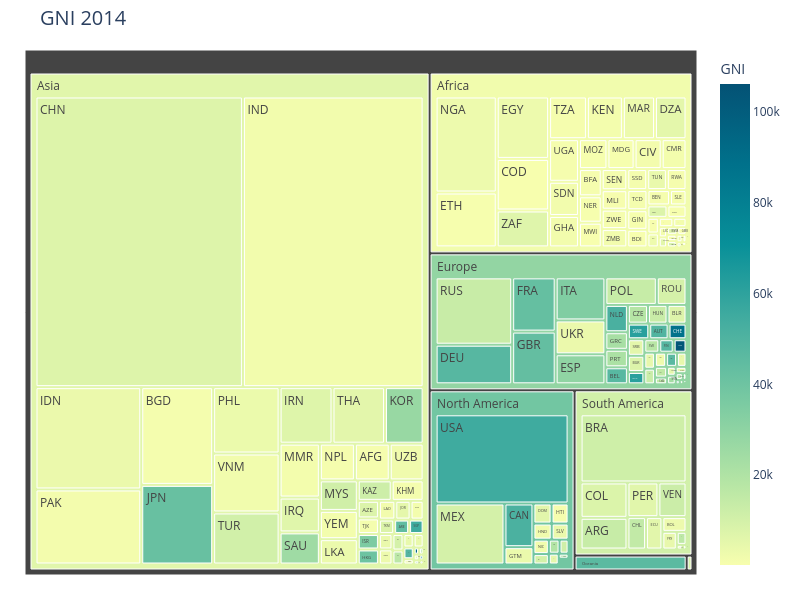

The notebook cell saved with this chart:
### Code cell
plt.axis('off') # remove axis ticks
fig.update_layout(margin_t =50, margin_l =25, # margin setting
    margin_r =25, margin_b =25,
    width = 800, # width of the graph (pixels)
    height = 600, # height of the graph (pixels)
    title_text = 'GNI 2014', # Graph title
    title_font_size = 20 # Title font size
)

### Figure 1 — Plotly figure (JSON) as saved in the notebook; plotly's stock layout.template omitted (floating-point values rounded to 4 significant figures; data arrays with more than 128 entries replaced by an {"elided": "..."} marker saying what was removed)
{"data": [{"branchvalues": "total", "customdata": {"elided": "195x1 float values"}, "domain": {"x": [0, 1], "y": [0, 1]}, "hovertemplate": "labels=%{label}<br>population=%{value}<br>parent=%{parent}<br>id=%{id}<br>GNI=%{color}<extra></extra>", "ids": {"elided": "195 str values"}, "labels": {"elided": "195 str values"}, "marker": {"coloraxis": "coloraxis", "colors": {"elided": "195 float values"}}, "name": "", "parents": {"elided": "195 str values"}, "type": "treemap", "values": {"elided": "195 float values"}}], "layout": {"coloraxis": {"autocolorscale": false, "colorbar": {"title": {"text": "GNI"}}, "colorscale": [[0, "rgb(247, 254, 174)"], [0.1667, "rgb(183, 230, 165)"], [0.3333, "rgb(124, 203, 162)"], [0.5, "rgb(70, 174, 160)"], [0.6667, "rgb(8, 144, 153)"], [0.8333, "rgb(0, 113, 139)"], [1, "rgb(4, 82, 117)"]]}, "height": 600, "legend": {"tracegroupgap": 0}, "margin": {"b": 25, "l": 25, "r": 25, "t": 50}, "title": {"font": {"size": 20}, "text": "GNI 2014"}, "width": 800}}
